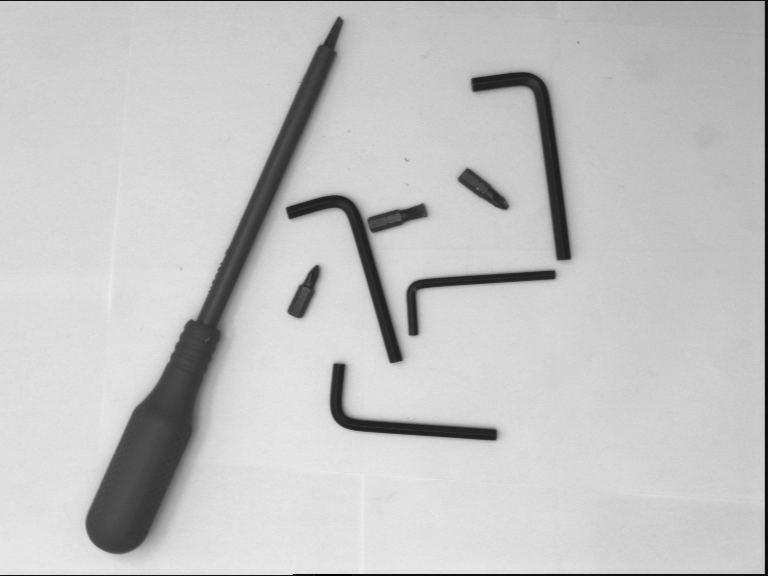
#> input picture Uebungsblatt_02/code/given/Testbild_Werkzeuge_768x576.png, 768 x 576 px, found by its file name
$ python sheet02.py
#> lines starting #> are read from the running program, lines starting #| are printed output that depends on the picture
import cv2
import numpy as np

from os.path import *

def exercise1(image_folder=".", resize_factor=6):

    image = cv2.imread(join(image_folder, "Weeki_Wachee_spring_10079u.png"))

    if image is None:
        print("Fehler beim Laden des Bildes. Bitte Pfad und Dateinamen prüfen.")
        return

    gamma = float(input("Bitte geben Sie den Wert für gamma ein (z.B. 0.5 oder 2.2): "))

    # apply gamma correction
    gamma_corrected = image.copy()

    gamma_corrected = np.array (255 * (image / 255) ** gamma, dtype=np.uint8)

    image_out = cv2.resize(src=gamma_corrected, dsize=(
        gamma_corrected.shape[1]//resize_factor, gamma_corrected.shape[0]//resize_factor))

    image_in = cv2.resize(src=image, dsize=(
        image.shape[1]//resize_factor, image.shape[0]//resize_factor))

    cv2.imshow("Ex. 1)", np.hstack([image_in, image_out]))
    cv2.waitKey(0)
    cv2.destroyAllWindows()

def filter_image(image: np.ndarray, kernel: np.ndarray):

    filtered_image = image.copy()

    height, width = filtered_image.shape[:2]
    kHeight, kWidth = kernel.shape #Kernel Maße
    padHeight, padWidth = kHeight // 2, kWidth // 2 #Padding Maße

    output = np.zeros((height, width), dtype=np.float32)

    filtered_image = None

    channels = image.shape[2]
    filtered_image = np.zeros_like(image, dtype=np.uint8)
    for c in range(channels):
        padded_image = np.pad(image[:, :, c], ((padHeight, padHeight), (padWidth, padWidth)))
        output = np.zeros((height, width), dtype=np.float32)
        for i in range(height):
            for j in range(width):
                region = padded_image[i:i+kHeight, j:j+kWidth]
                output[i, j] = np.sum(region * kernel)
        filtered_image[:, :, c] = np.clip(output, 0, 255).astype(np.uint8)

    return filtered_image

if __name__ == "__main__":

    image_folder = "code/given/"

    # ------------------
    # --- EXERCISE 1 ---
    # ------------------

    exercise1(image_folder=image_folder)

    # ------------------
    # --- EXERCISE 5 ---
    # ------------------

    input_image = cv2.imread(join(image_folder, "Testbild_Werkzeuge_768x576.png"))
#> input_image is the input picture: shape (576, 768, 3); min 1, max 239, mean 194.7

    kernel_33 = np.ones((3, 3), dtype=np.float32) / 9.0
    result = filter_image(image=input_image, kernel=kernel_33)
#> the loop in filter_image, `for c in range(channels):` made 3 passes
#> pass 1, in filter_image, `padded_image = np.pad(image[:, :, c], ((padHeight, padHeight), (padWid..`:
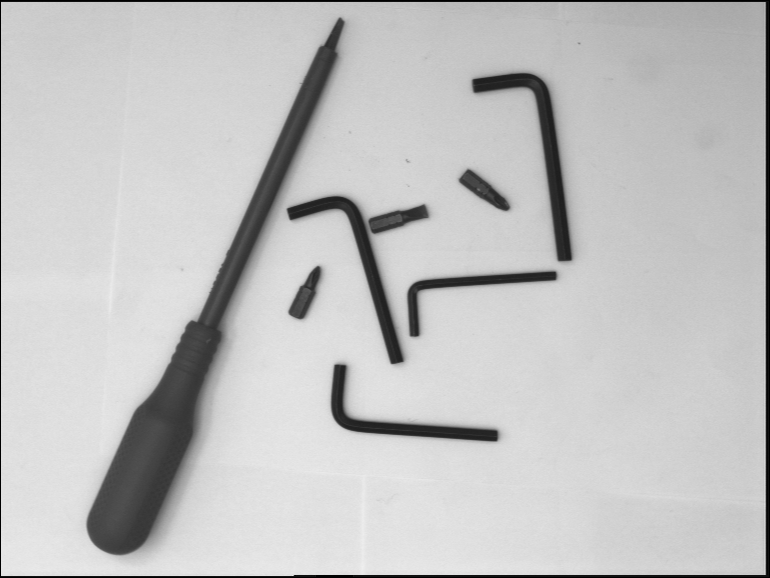
#> padded_image: shape (578, 770); min 0, max 239, mean 193.5

    cv2.imshow("Ex. 5) 3x3 Mittelwertfilter", result)
    cv2.waitKey(0)
    cv2.destroyAllWindows()

    kernel_55 = np.ones((5, 5), dtype=np.float32) / 25.0
    result = filter_image(image=input_image, kernel=kernel_55)

    cv2.imshow("Ex. 5) 5x5 Mittelwertfilter", result)
    cv2.waitKey(0)
    cv2.destroyAllWindows()
